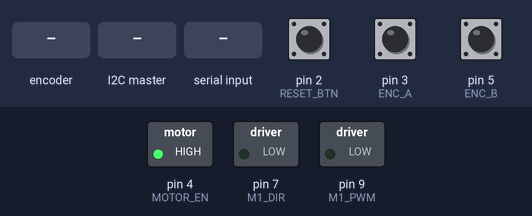
This sketch was run on a simulated Arduino Uno, built with avr-gcc and run on an emulated ATmega328P. On the bench: switched loads named in the sketch (green lamp = pin HIGH). The test bench sets the inputs (shaded band); at power-on: pin 2 (RESET_BTN) HIGH, pin 3 (ENC_A) HIGH, pin 5 (ENC_B) HIGH.

Above: at 1.2 s.
1.3 s: rotary encoder on pin 3 (ENC_A) / pin 5 (ENC_B) turned 3 steps (first pin leading)
At 2.4 s:
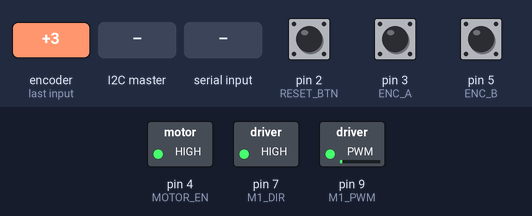
4.9 s: the I2C master sends the byte 90
At 5.5 s:
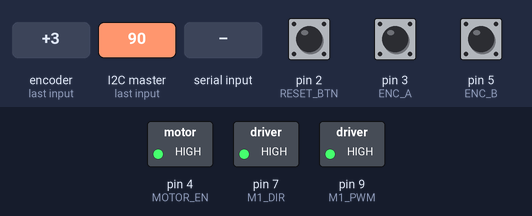
7.9 s: the I2C master sends the byte 0
At 9.1 s:
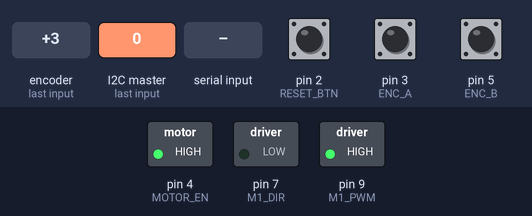
9.4 s: byte 30 received over Serial
At 11.8 s:
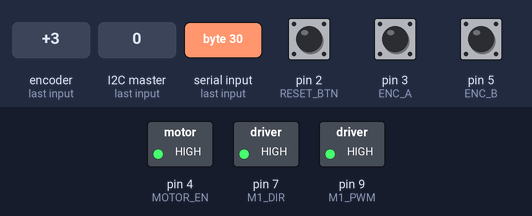
12.4 s: pin 2 (RESET_BTN) pulled LOW for 0.15 s
At 13.0 s:
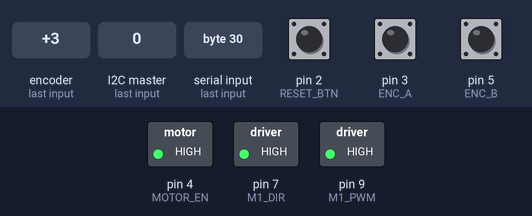
14.0 s: byte 120 received over Serial
At 15.2 s:
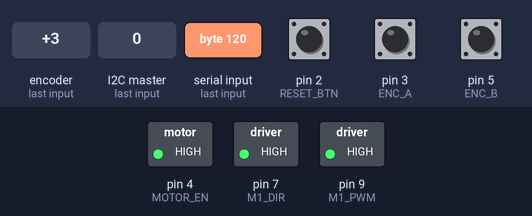
Timing chart, 0 to 17.0 s (numbered marks = the images above; inputs shaded):
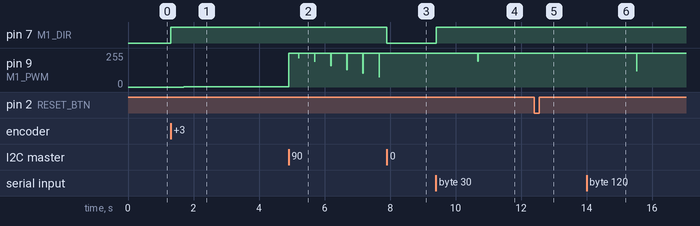

The sketch:

pi_control_arduino_code.ino
```cpp
#include<Wire.h>

#define SLAVE_ADDR 0x04 // Address that the arduino is listening at

#define M1_DIR 7
#define M1_PWM 9
#define MOTOR_EN 4 // Definitions for the pins that correspond to motor control

#define RESET_BTN 2
#define ENC_A 3
#define ENC_B 5 // Definitions for encoder channels and reset buttons

#define Kp 0.253733882698412
#define K 225
#define Ki 0.0161502759705219 // PI control gain values from Simulink simulation

float I = 0.0;
float error_past = 0.0; // Globals to keep track of integral and error for the PI

float desiredAngle = 0.0; // Angle in radians that is sent from raspi
int encCount = 0; // The count of the encoder
float encPosition = 0.0; // The angle in radians that the encoder is at (0-2pi)

long startTime; // Used to keep track of the number of microseconds that the main loop has been running for
long period = 10000; // Set the period for running the PI controller to 10ms (10000us)
long Ts = 0;
long Tc; // Used to keep track of the number of microseconds since last PI control

void setup() {
  Serial.begin(2000000);
  pinMode(ENC_A, INPUT_PULLUP);
  pinMode(ENC_B, INPUT_PULLUP); // Pullup input so that external resistors are not needed
  pinMode(M1_DIR, OUTPUT);
  pinMode(M1_PWM, OUTPUT); // Motor 1 direction(voltage) and speed
  pinMode(RESET_BTN, INPUT_PULLUP); // Reset button set to pullup
  pinMode(MOTOR_EN, OUTPUT);
  digitalWrite(MOTOR_EN, HIGH); // Enable motor control
  digitalWrite(M1_DIR, HIGH); // Set initial direction to CCW

  Tc = micros(); // initialize Tc

  attachInterrupt(digitalPinToInterrupt(ENC_A), encoderISR, CHANGE);
  attachInterrupt(digitalPinToInterrupt(RESET_BTN), resetISR, HIGH); // Interrupt for encoder and reset button

  Wire.begin(SLAVE_ADDR); // Start listening for I2C
  Wire.onReceive(receiveQuad); // Interrupt handler for I2C input
}

void loop() {
  startTime = micros(); // Start timing main loop
  PIControl(); // Run the PI control logic
  while(micros() < startTime + period){ // Wait until 10ms has passed since the start of main loop

  }
}

void PIControl(){
  float error = desiredAngle - encPosition; // Set error to difference between angle set by raspi and the current position from the encoder

  if(error > PI)error -= 2*PI;
  else if(error < -1*PI)error += 2*PI; // This logic makes sure that the error is compensated even for rollover (since 2pi = 0)

  I = I + (Ts/10000)*error; // Take the integral term as the previous integral plus the product of the error term and loop time (converted from us -> s)
  float u = K*(Kp*error + Ki*I*error); // Set the PWM motor output as the product of the P/I gains and error and multiply by the overall gain

  //u = constrain(u, -255, 255); // Make sure the output of the PI controller is a valid PWM signal

  if(u > 0) digitalWrite(M1_DIR, HIGH);
  else digitalWrite(M1_DIR, LOW); // If the PI control output is > 0 , turn CCW, otherwise turn CW
  analogWrite(M1_PWM, abs(u)); // Write the PI control output to PWM
  Ts = micros() - Tc;
  Tc = micros(); // Reset timers for next loop
}

void encoderISR(){
  int encAStatus = digitalRead(ENC_A);
  int encBStatus = digitalRead(ENC_B); // Get the current status of the encoder

  if(encAStatus == encBStatus){ // Since the ISR is invoked by encoder a changing, we can just check if a = b
    encCount += 2; // Increase count by 2 since the encoder has moved 2 clicks CCW
    if(encCount == 3202) encCount = 2; // If the encoder is at its max, rollover to 0
  }else{ // encAStatus != encBStatus
    encCount -= 2; // Decrease count by 2 since encoder has moved 2 clicks CW
    if(encCount == -2) encCount = 3198; // If encoder is at its minimum, rollover to 3200
  }

  encPosition = (float(encCount)*2.0*PI)/3200.0; // Convert encoder count to angle in radians
}

void resetISR(){
  desiredAngle = 0.0; // If reset button is pushed set the desired angle to 0 rads
}

void receiveQuad(int byteCount){
  byte currentQuad; // Initalize variable to hold new set position from I2C
  while(Wire.available()){ // While the arduino is still getting data over I2C
    currentQuad = Wire.read(); // Set the current quad byte to the byte that was sent over I2C
  }
  desiredAngle = ((double(currentQuad) - 1.0)*(PI/2.0)); // Simple equation to convert from quadrant (1,2,3, or 4) to radians (0pi, pi/2, pi, or 3pi/2)
}

void serialEvent(){
  while(Serial.available() > 0){
    int i = Serial.read();
    desiredAngle = ((double(i) - 1.0)*(PI/2.0));
  }
}
```

Measured:
- after the input at 1.3 s, pin 7 (M1_DIR): LOW → HIGH at once; pin 9 (M1_PWM): 0/255 → 1/255 after 0.40 s, → 2/255 3.1 s later
- after the input at 7.9 s, pin 7 (M1_DIR): HIGH → LOW at once; pin 9 (M1_PWM): stays 255/255 (without the input it goes to 46/255 after 0.26 s)
- after the input at 9.4 s, pin 7 (M1_DIR): LOW → HIGH at once; pin 9 (M1_PWM): 255/255 → 193/255 after 1.3 s, → 255/255 0.01 s later
- after the input at 12.4 s, pin 9 (M1_PWM): stays 255/255 (without the input it goes to 186/255 after 1.6 s)
- after the input at 14.0 s, pin 9 (M1_PWM): 255/255 → 252/255 after 0.14 s, → 255/255 0.01 s later, → 120/255 1.4 s later, → 255/255 0.01 s later
